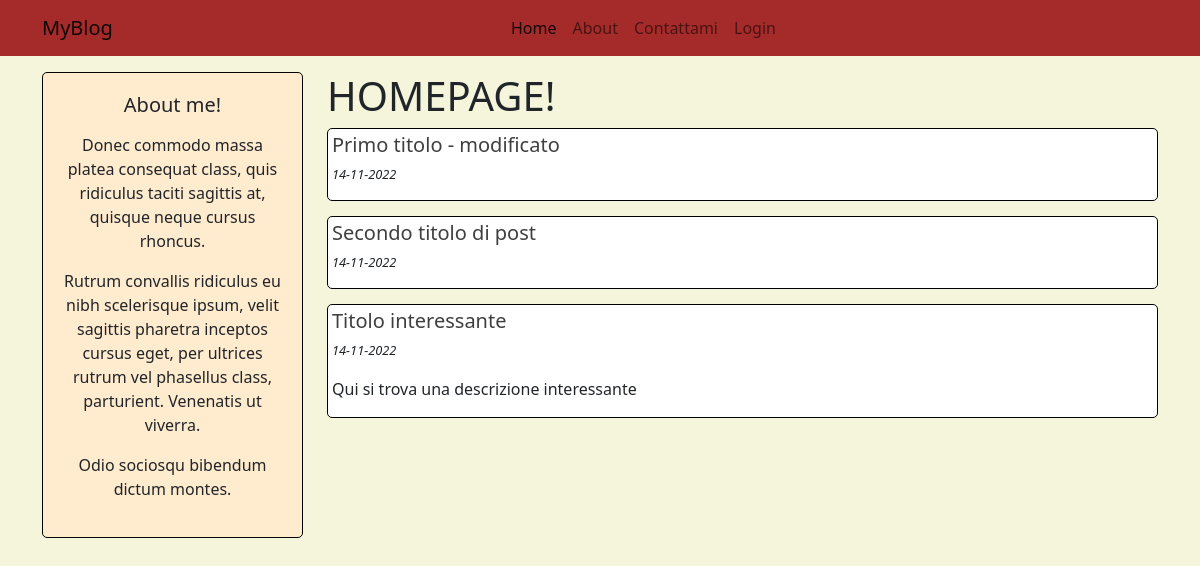
Before: / with the older database file.
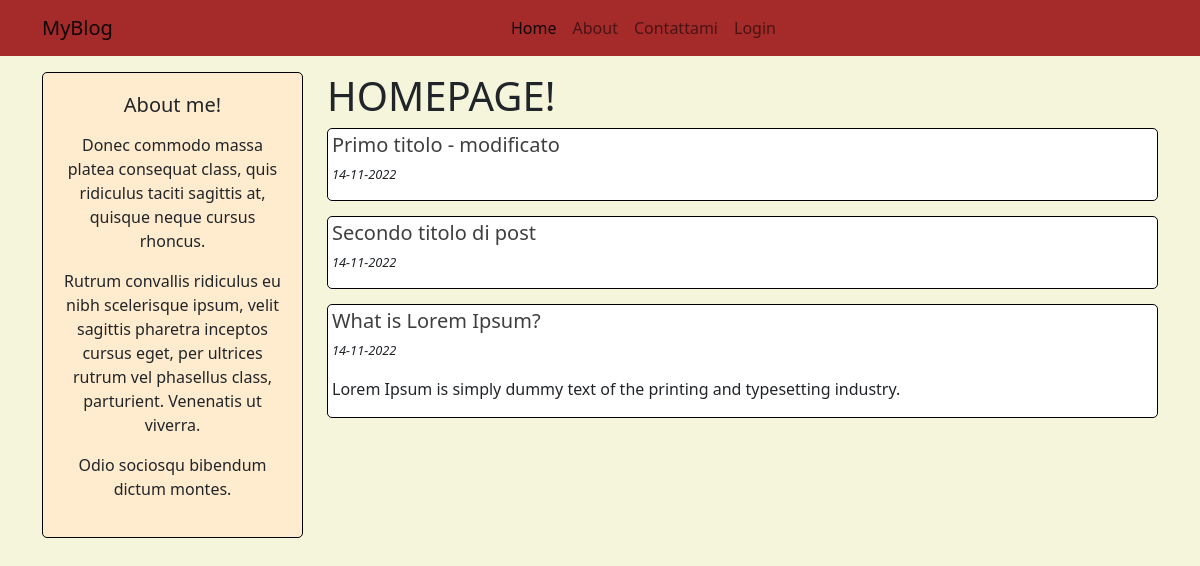
After: the same page with the newer database file.
### myblog/models.py (models this page shows, shortened)
class Post(db.Model):
    id = db.Column(db.Integer, primary_key=True)
    user_id = db.Column(db.Integer, db.ForeignKey('user.id'), nullable=False)
    created_at = db.Column(db.DateTime, default=datetime.now)
    title = db.Column(db.String(120), nullable=False)
    description = db.Column(db.String(250))
    body = db.Column(db.Text(), nullable=False)

### myblog/routes.py (the view)
@app.route("/")
def home():
    posts = Post.query.all()
    return render_template('homepage.html', posts=posts)

### myblog/templates/homepage.html (shortened to what this page needs)
{% extends 'base.html' %}
{% block content %}
<div class="container mt-3">
    <div class="row">
        <div class="col-md-9 order-md-2">
            <h1>HOMEPAGE!</h1>
            {% for post in posts %}
            <div class="post-home">
                <h5 class="mt-1 mx-1">
                    <a href="{{ url_for('post_detail', post_id=post.id) }}" class="custom-link">
                        {{ post.title }}
                    </a>
                </h5>
                <p class="mx-1 p-small custom-date">{{ post.created_at.strftime('%d-%m-%Y') }}</p>
                {% if post.description %}
                <p class="mx-1">{{ post.description }}</p>
                {% endif %}
            </div>
            {% endfor %}
        </div>
        <div class="col-md-3 order-md-1">
            {% include 'snippet_about.html' %}
        </div>
    </div>
</div>
{% endblock %}

### myblog/templates/base.html (shortened to what this page needs)
<!DOCTYPE html>
<html lang="en">
<head>
    <link href="https://cdn.jsdelivr.net/npm/bootstrap@5.0.2/dist/css/bootstrap.min.css" rel="stylesheet">
    <link rel="stylesheet" href="{{ url_for('static',filename='style.css') }}">
</head>
<body>
    <nav class="navbar navbar-expand-lg navbar-light bg-light custom-navbar">
        <div class="container">
          <a class="navbar-brand" href="#">MyBlog</a>
          <div class="collapse navbar-collapse" id="navbarSupportedContent">
            <ul class="navbar-nav me-auto mx-auto mb-2 mb-lg-0">
              <li class="nav-item">
                <a class="nav-link active" aria-current="page" href="{{ url_for('home') }}">Home</a>
              </li>
              <li class="nav-item">
                <a class="nav-link" href="{{ url_for('about') }}">About</a>
              </li>
              <li class="nav-item">
                <a class="nav-link" href="{{ url_for('contact') }}">Contattami</a>
              </li>
              <li class="nav-item">
                <a class="nav-link" href="{{ url_for('login') }}">Login</a>
              </li>
            </ul>
          </div>
        </div>
    </nav>
    {% block content %}{% endblock %}
</body>
</html>

### myblog/templates/snippet_about.html
<div class="snippet-about-home text-center">
    <h5>About me!</h5>
    <p>{{ lipsum(n=3,min=5,max=25) }}</p>
</div>

### myblog/static/style.css (style rules this page uses)
body { background-color: beige; }
.custom-navbar { background-color: brown!important; }
.snippet-about-home { background-color: blanchedalmond; padding: 20px; border: 1px solid black; border-radius: 5px; }
.post-home { background-color: white; border: 1px solid black; border-radius: 5px; margin-bottom: 15px; }
.p-small { font-size: 0.800rem; }
.custom-link { color: #3f3f3f; text-decoration: none; }
.custom-date { font-style: italic; }

Changed rows visible on the page:
removed Post: title "Titolo interessante", created_at "14-11-2022", description "Qui si trova una descrizione interessante"
added Post: title "What is Lorem Ipsum?", created_at "14-11-2022", description "Lorem Ipsum is simply dummy text of the printing and typesetting industry."
